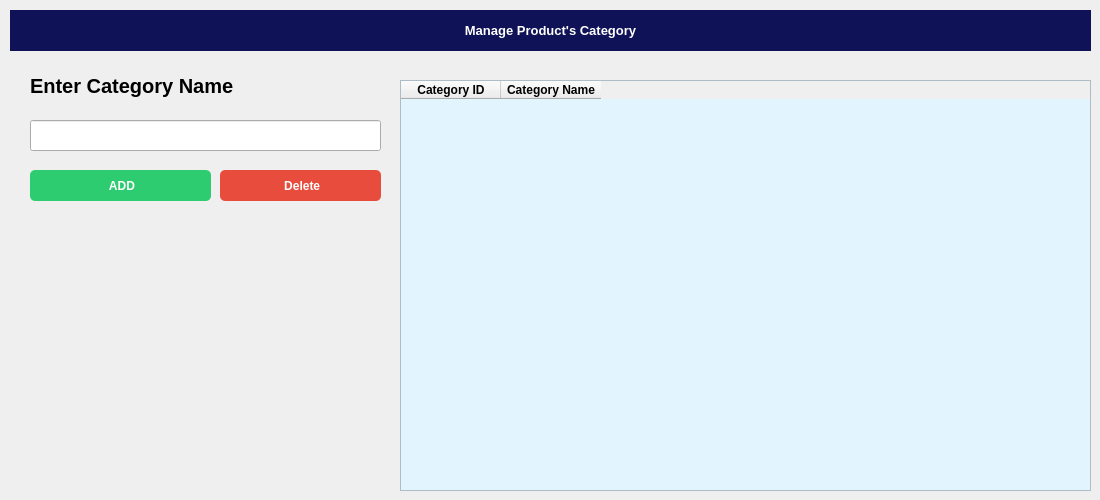
     <widget class="QWidget" name="tab_4">
      <attribute name="title">
       <string>Category</string>
      </attribute>
      <widget class="QLabel" name="label_13">
       <property name="geometry">
        <rect>
         <x>10</x>
         <y>10</y>
         <width>1081</width>
         <height>41</height>
        </rect>
       </property>
       <property name="font">
        <font>
         <pointsize>10</pointsize>
         <weight>75</weight>
         <bold>true</bold>
        </font>
       </property>
       <property name="styleSheet">
        <string notr="true">background-color: rgb(15, 18, 86);
color: rgb(255, 255, 255);</string>
       </property>
       <property name="text">
        <string>Manage Product's Category</string>
       </property>
       <property name="alignment">
        <set>Qt::AlignCenter</set>
       </property>
      </widget>
      <widget class="QLineEdit" name="Category_Input_Name">
       <property name="geometry">
        <rect>
         <x>30</x>
         <y>120</y>
         <width>351</width>
         <height>31</height>
        </rect>
       </property>
      </widget>
      <widget class="QLabel" name="label_14">
       <property name="geometry">
        <rect>
         <x>30</x>
         <y>70</y>
         <width>221</width>
         <height>31</height>
        </rect>
       </property>
       <property name="font">
        <font>
         <pointsize>15</pointsize>
         <weight>75</weight>
         <bold>true</bold>
        </font>
       </property>
       <property name="text">
        <string>Enter Category Name</string>
       </property>
      </widget>
      <widget class="QPushButton" name="Save_Category_Btn">
       <property name="geometry">
        <rect>
         <x>30</x>
         <y>170</y>
         <width>181</width>
         <height>31</height>
        </rect>
       </property>
       <property name="font">
        <font>
         <weight>75</weight>
         <bold>true</bold>
        </font>
       </property>
       <property name="cursor">
        <cursorShape>PointingHandCursor</cursorShape>
       </property>
       <property name="styleSheet">
        <string notr="true">QPushButton{
  background-color: rgb(46, 204, 113);
  color: rgb(255, 255, 255);
  border-radius: 5px;
}
QPushButton::pressed{
	padding-left:5px;
	padding-top: 5px;
	background-color: rgb(130, 224, 170);
}</string>
       </property>
       <property name="text">
        <string> ADD</string>
       </property>
       <property name="icon">
        <iconset resource="images_rc.qrc">
         <normaloff>:/images/Images/add.png</normaloff>:/images/Images/add.png</iconset>
       </property>
       <property name="iconSize">
        <size>
         <width>15</width>
         <height>15</height>
        </size>
       </property>
      </widget>
      <widget class="QPushButton" name="Delete_Category_Btn">
       <property name="geometry">
        <rect>
         <x>220</x>
         <y>170</y>
         <width>161</width>
         <height>31</height>
        </rect>
       </property>
       <property name="font">
        <font>
         <weight>75</weight>
         <bold>true</bold>
        </font>
       </property>
       <property name="cursor">
        <cursorShape>PointingHandCursor</cursorShape>
       </property>
       <property name="styleSheet">
        <string notr="true">QPushButton{
  background-color: rgb(231, 76, 60);
  color: rgb(255, 255, 255);
  border-radius: 5px;
}
QPushButton::pressed{
	padding-left:5px;
	padding-top: 5px;
	background-color: rgb(236, 112, 99);
}</string>
       </property>
       <property name="text">
        <string> Delete</string>
       </property>
       <property name="icon">
        <iconset resource="images_rc.qrc">
         <normaloff>:/images/Images/bin.png</normaloff>:/images/Images/bin.png</iconset>
       </property>
       <property name="iconSize">
        <size>
         <width>15</width>
         <height>15</height>
        </size>
       </property>
      </widget>
      <widget class="QTableWidget" name="Category_tableWidget">
       <property name="geometry">
        <rect>
         <x>400</x>
         <y>80</y>
         <width>691</width>
         <height>411</height>
        </rect>
       </property>
       <property name="styleSheet">
        <string notr="true">QTableWidget#Category_tableWidget{
background-color: rgb(226, 245, 255);
}</string>
       </property>
       <property name="rowCount">
        <number>0</number>
       </property>
       <column>
        <property name="text">
         <string>Category ID</string>
        </property>
        <property name="font">
         <font>
          <weight>75</weight>
          <bold>true</bold>
         </font>
        </property>
        <property name="textAlignment">
         <set>AlignCenter</set>
        </property>
       </column>
       <column>
        <property name="text">
         <string>Category Name</string>
        </property>
        <property name="font">
         <font>
          <weight>75</weight>
          <bold>true</bold>
         </font>
        </property>
        <property name="textAlignment">
         <set>AlignCenter</set>
        </property>
       </column>
      </widget>
     </widget>
